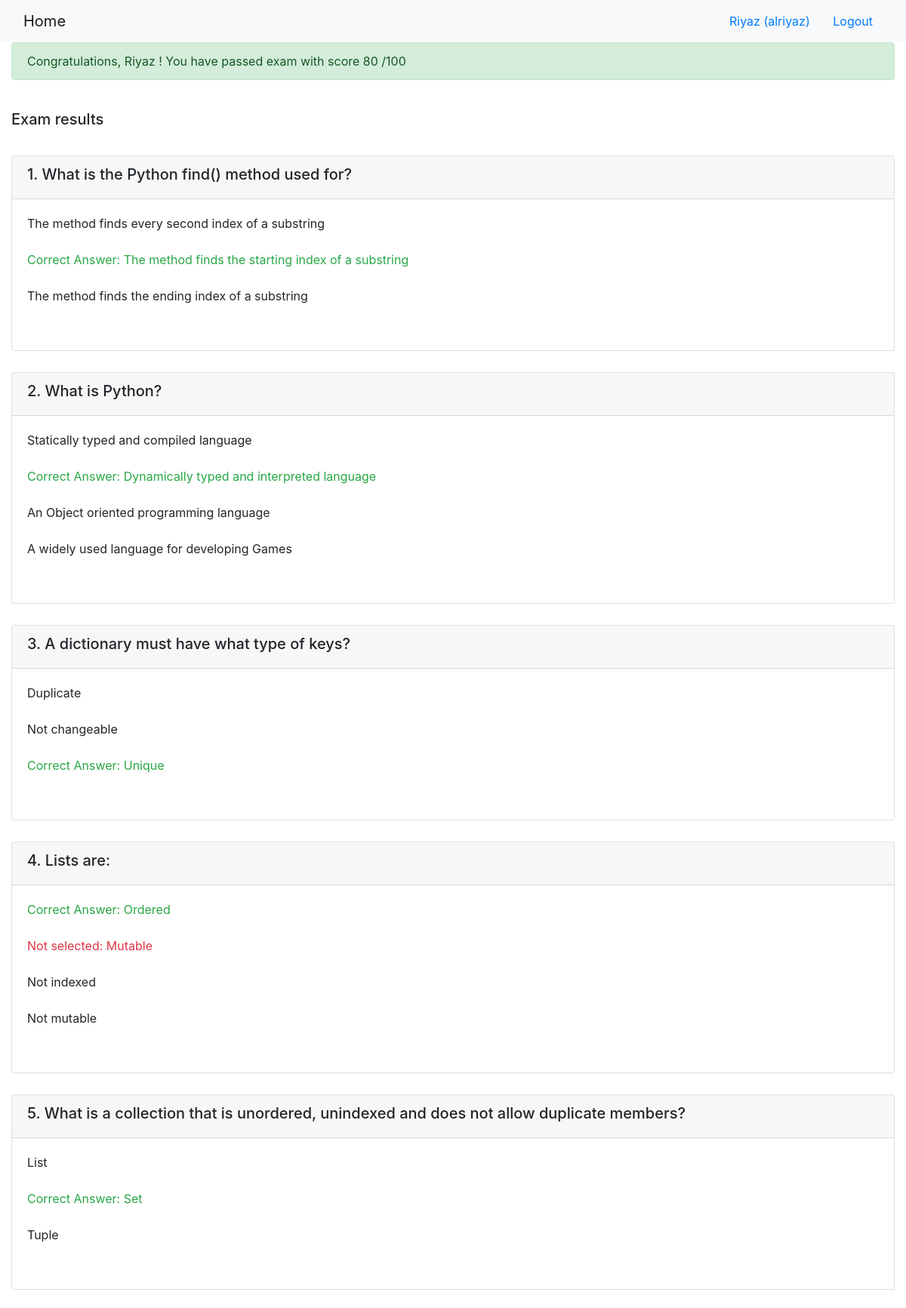
The page /onlinecourse/1/submission/1/result/ (signed in) on the database its author committed.
### onlinecourse/models.py (models this page shows, shortened)
class Question(models.Model):
    lesson = models.ForeignKey(Course,null=True, on_delete=models.CASCADE)
    question_text = models.CharField(max_length=1000)
    grade = models.IntegerField(default=1)
    def __str__(self):
        return self.question_text
    def is_get_score(self, selected_ids):
        all_answers = self.choice_set.filter(is_correct=True).count()
        selected_correct = self.choice_set.filter(is_correct=True, id__in=selected_ids).count()
        if all_answers == selected_correct:
            return True
        else:
            return False

class Choice(models.Model):
    question = models.ForeignKey(Question,null=True, on_delete=models.CASCADE)
    is_correct = models.BooleanField(default=False)
    choice_text = models.CharField(max_length=1000)

### onlinecourse/views.py (the view)
# urls.py: path('<int:course_id>/submission/<int:submission_id>/result/', views.show_exam_result,name='show_exam_result'),
def show_exam_result(request, course_id, submission_id):
    course = Course.objects.get(pk=course_id)
    selected_choices = Submission.objects.get(pk=submission_id)
    context={}
    correct = 0
    for question in course.question_set.all():
        if(question.is_get_score(selected_choices.choices.filter(question=question))):
            correct+=1
    grade=int((correct/course.question_set.count())*100)
    context['course']=course
    context['selected_ids']=selected_choices
    context['grade']=grade
    return render(request, 'onlinecourse/exam_result_bootstrap.html', context)

### onlinecourse/templates/onlinecourse/exam_result_bootstrap.html (shortened to what this page needs)
<!DOCTYPE html>
<html lang="en">
<head>
    {% load static %}
    <link rel="stylesheet" href="https://maxcdn.bootstrapcdn.com/bootstrap/4.5.2/css/bootstrap.min.css">
</head>
<body>
 <nav class="navbar navbar-light bg-light">
    <div class="container-fluid">
        <div class="navbar-header">
              <a class="navbar-brand" href="{% url 'onlinecourse:index' %}">Home</a>
        </div>
        <ul class="nav navbar-nav navbar-right">
            {% if user.is_authenticated %}
            <li>
                <a class="btn btn-link" href="#">{{ user.first_name }} ({{ user.username }})</a>
                <a class="btn btn-link" href="{% url 'onlinecourse:logout' %}">Logout</a>
            </li>
            {% endif %}
        </ul>
    </div>
</nav>
<div class="container-fluid">
    {% if grade > 60 %}
    <div class="alert alert-success">
       Congratulations, {{ user.first_name }} ! You have passed exam with score {{grade}} /100
    </div>
    {% endif %}
    <div class="card-columns-vertical mt-1"><br>
    <h5 class="">Exam results</h5><br>
        {% for question in course.question_set.all %}
            <div class="card mt-1">
            <div class="card-header"><h5>{{question}}</h5></div>
            <div class="form-group card-body">
                <div>
                {% for choice in question.choice_set.all %}
                    {% if choice.is_correct %}
                            {% if choice in selected_ids.choices.all%}
                                <div class="text-success">Correct Answer: {{ choice.choice_text }}</div><br>
                            {% else %}
                                <div class="text-danger">Not selected: {{ choice.choice_text }}</div><br>
                            {% endif %}
                    {% else %}
                        <div>{{ choice.choice_text }}</div><br>
                    {% endif %}
                {% endfor %}
                </div>
            </div>
            </div><br>
        {% endfor %}
    </div>
    </div>
</body>
</html>

### rows shown on the page
Question: question_text "1. What is the Python find() method used for?"
Choice: choice_text "The method finds every second index of a substring"
Choice: choice_text "The method finds the starting index of a substring"
Choice: choice_text "The method finds the ending index of a substring"
Question: question_text "2. What is Python?"
Choice: choice_text "Statically typed and compiled language"
Choice: choice_text "Dynamically typed and interpreted language"
Choice: choice_text "An Object oriented programming language"
Choice: choice_text "A widely used language for developing Games"
Question: question_text "3. A dictionary must have what type of keys?"
Choice: choice_text "Duplicate"
Choice: choice_text "Not changeable"
Choice: choice_text "Unique"
Question: question_text "4. Lists are:"
Choice: choice_text "Ordered"
Choice: choice_text "Mutable"
Choice: choice_text "Not indexed"
Choice: choice_text "Not mutable"
Question: question_text "5. What is a collection that is unordered, unindexed and does not allow duplicate members?"
Choice: choice_text "List"
Choice: choice_text "Set"
Choice: choice_text "Tuple"

### other values the page prints
{{ user.first_name }} "Riyaz"
{{ user.username }} "alriyaz"
{{ grade }} "80"
